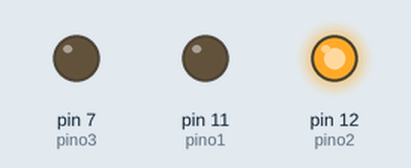
A sketch run on a simulated Arduino Uno, built with avr-gcc and run on an emulated ATmega328P. Parts: output pins drawn as LEDs (lit = HIGH).

Above: at 0.1 s.
Timing chart, 0 to 1.6 s (numbered marks = the images above):
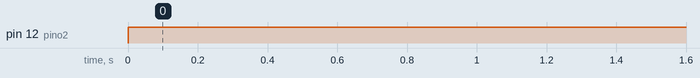

Measured:
- by itself, pin 12 (pino2): LOW → HIGH at 0.00 s

The sketch:

ControleMotorPonteHV1.ino
```cpp
int pino1 = 11;
int pino2 = 12;
int pino3 = 7;
int pino4 = 8;

void setup () {
  pinMode (pino1, OUTPUT);
  pinMode (pino2, OUTPUT);
  pinMode (pino3, OUTPUT);
  pinMode (pino2, OUTPUT);
}
void loop (){
  motor_left();
  delay (2000);

  motor_right();
  delay (2000);
}

void motor_left(){
  digitalWrite (pino1, LOW);
  digitalWrite (pino2, HIGH);
}
void motor_right (){
  digitalWrite (pino3, LOW);
  digitalWrite (pino4, HIGH);
}
```
